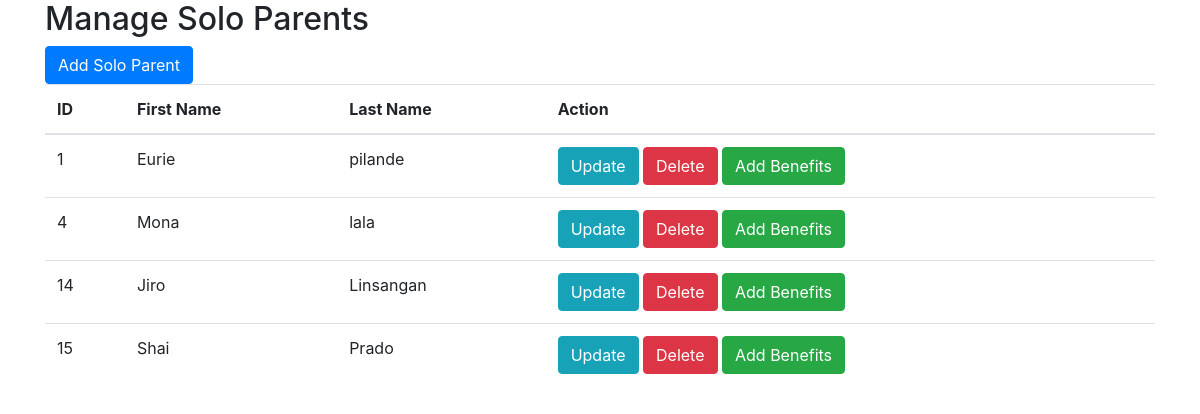
Screenshot of /manage_solo_parents.php with the database file from the repository.
### tables this page shows
CREATE TABLE `solo_parents` (
  `id` int(11) NOT NULL,
  `barangay` varchar(255) NOT NULL,
  `first_name` varchar(255) NOT NULL,
  `middle_name` varchar(255) DEFAULT NULL,
  `last_name` varchar(255) NOT NULL,
  `birthdate` date DEFAULT NULL,
  `place_of_birth` varchar(255) DEFAULT NULL,
  `address` varchar(255) NOT NULL,
  `solo_parent_category` enum('Widow','Unmarried','Separated','Victim of Violence','PWD') NOT NULL,
  `contact_number` varchar(20) DEFAULT NULL,
  `emergency_contact_name` varchar(255) DEFAULT NULL,
  `emergency_contact_relation` varchar(255) DEFAULT NULL,
  `emergency_contact_number` varchar(20) DEFAULT NULL,
  `emergency_contact_address` varchar(255) DEFAULT NULL
);

### manage_solo_parents.php (the view, shortened to what this page needs)
<?php
include "db_conn.php";
$solo_parents = [];
$sql = "SELECT * FROM solo_parents";
$result = $conn->query($sql);
if ($result && $result->num_rows > 0) {
    while ($row = $result->fetch_assoc()) {
        $solo_parents[] = $row;
    }
}
?>
<!DOCTYPE html>
<html lang="en">
<head>
    <link href="https://maxcdn.bootstrapcdn.com/bootstrap/4.5.2/css/bootstrap.min.css" rel="stylesheet">
</head>
<body>
    <div class="container">
        <h2>Manage Solo Parents</h2>
        <a href="add_sp.php" class="btn btn-primary">Add Solo Parent</a>
        <table class="table">
            <thead>
                <tr>
                    <th>ID</th>
                    <th>First Name</th>
                    <th>Last Name</th>
                    <th>Action</th>
                </tr>
            </thead>
            <tbody>
                <?php foreach ($solo_parents as $solo_parent) : ?>
                <tr>
                    <td><?php echo $solo_parent['id']; ?></td>
                    <td><?php echo $solo_parent['first_name']; ?></td>
                    <td><?php echo $solo_parent['last_name']; ?></td>
                    <td>
                        <a href="update_solo_parent.php?id=<?php echo $solo_parent['id']; ?>" class="btn btn-info">Update</a>
                        <form action="delete_solo_parent.php" method="post" style="display: inline;">
                            <button type="submit" onclick="return confirm('Are you sure you want to delete this solo parent?')" class="btn btn-danger">Delete</button>
                        </form>
                        <a href="benefit.php?solo_parent_id=<?php echo $solo_parent['id']; ?>" class="btn btn-success">Add Benefits</a>
                    </td>
                </tr>
                <?php endforeach; ?>
            </tbody>
        </table>
    </div>
</body>
</html>

### rows the page displays
solo_parents: id "1", first_name "Eurie", last_name "pilande"
solo_parents: id "4", first_name "Mona", last_name "lala"
solo_parents: id "14", first_name "Jiro", last_name "Linsangan"
solo_parents: id "15", first_name "Shai", last_name "Prado"
